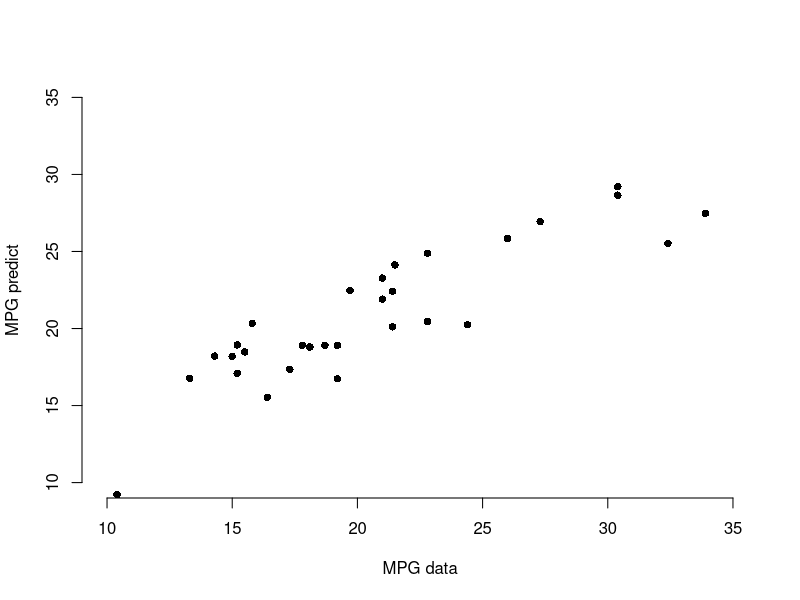
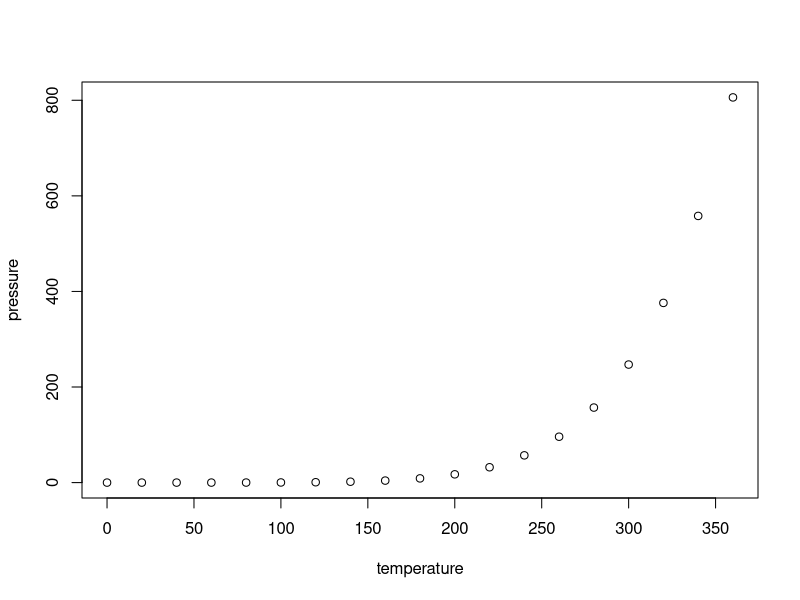

Reproduce these figures in R, in order.
## ---- chunk 1
knitr::opts_chunk$set(echo = FALSE)
## ---- chunk 2
mtcarsSelect <- mtcars[, c("mpg", "am", "wt")]
modelFit <- lm(mpg ~ ., data = mtcarsSelect)
# Show statistics of the fitted model
summary(modelFit)
# Plot predicted values (by model) against observed values
pred <- predict(modelFit)
plot(x = mtcarsSelect$mpg, y = pred, xlab = "MPG data",
     ylab = "MPG predict", bty = "n", pch = 16,
     xlim = c(10, 35), ylim = c(10, 35))

## ---- chunk 3
plot(pressure)
